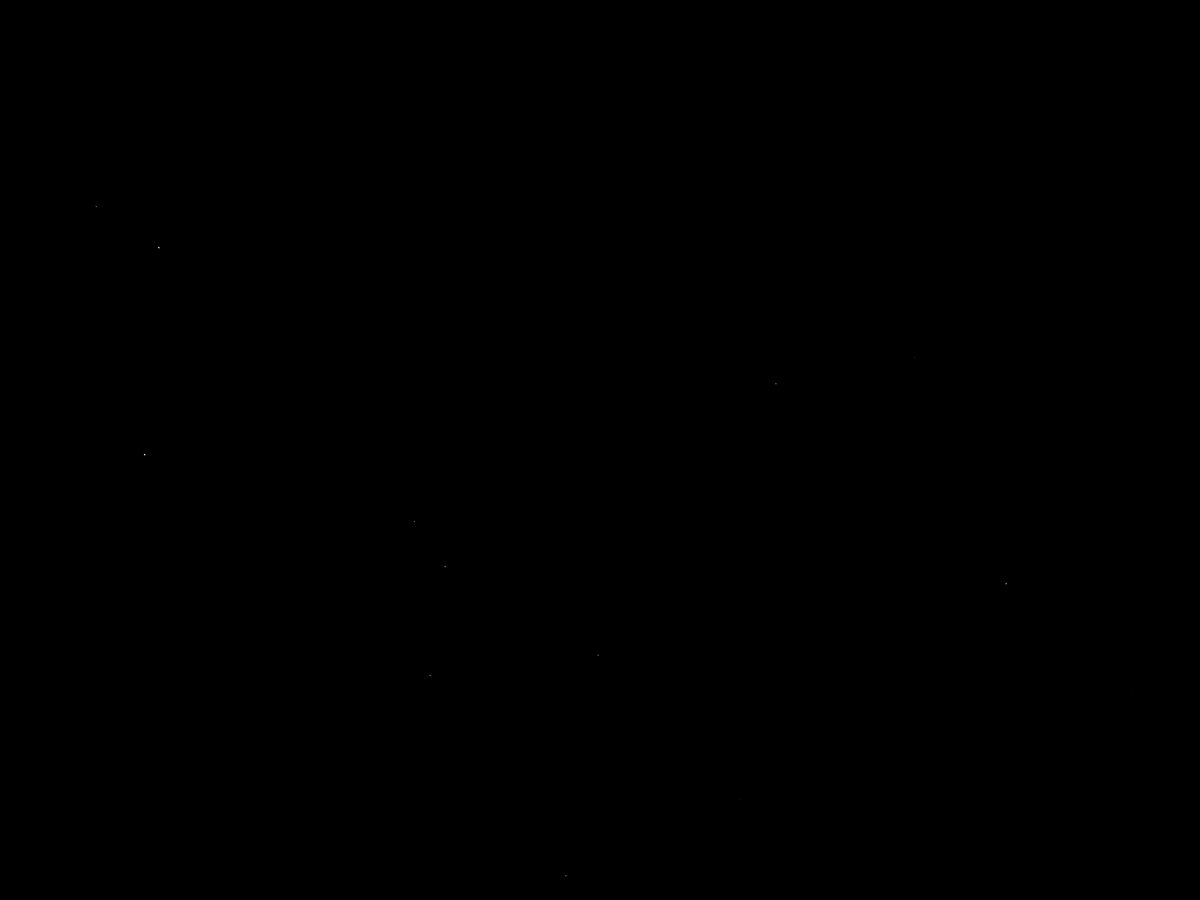
Frame 1 (no input)
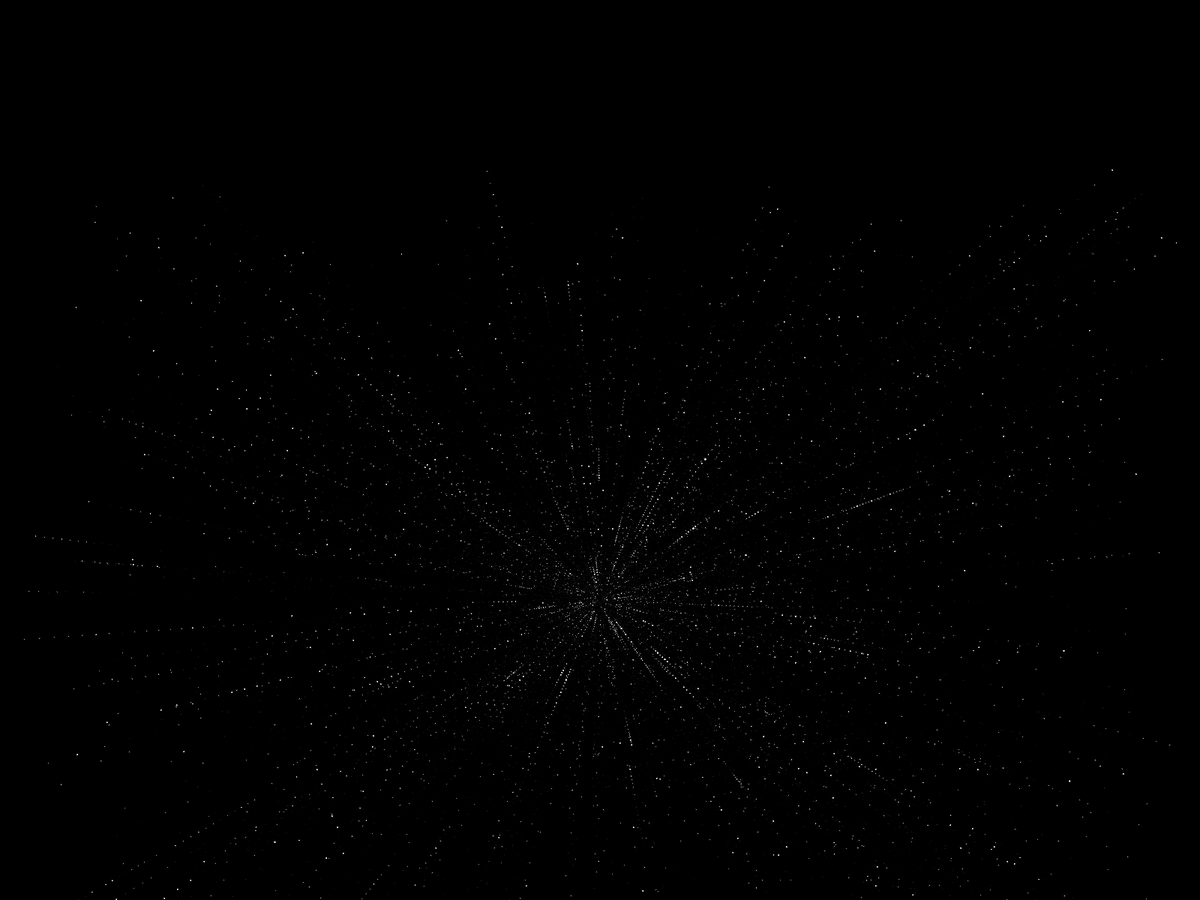
Frame 60 (the mouse pressed at the canvas centre just before this capture)
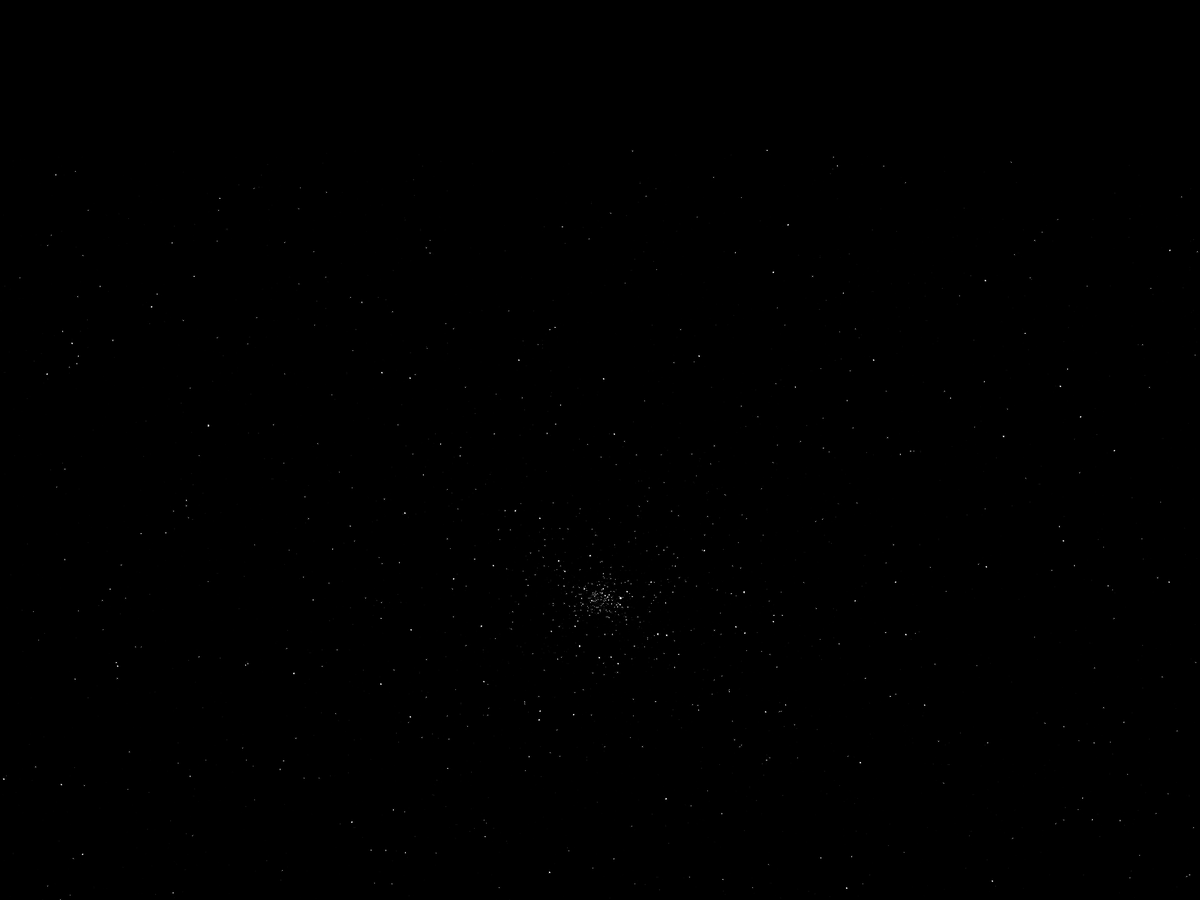
Frame 120 (the mouse held since frame 60 and released just before this capture)

The Processing sketch that drew these frames (run headless with seeded random() and noise(); from frame 60 on, the mouse is pressed at the canvas centre):

// Processing sketch: stars
// ── stars.pde
class star {
  float x, y, speed, d, age, sizeIncr;
  int wachsen;
  star() {
    x = random(width);
    y = random(height);
    speed = random(0.2, 5);
    wachsen= int(random(0, 2));
    if (wachsen==1)d = 0;
    else {
      d= random(0.2, 3);
    }
    age=0;
    sizeIncr= random(0, 0.03);
  }
  void render() {
    age++;
    if (age<200) {
      if (wachsen==1) {
        d+=sizeIncr;
        if (d>3||d<-3) d=3;
      } else {
        if (d>3||d<-3) d=3;
        d= d+0.2-0.6*noise(x, y, frameCount);
      }
    } else {
      if (d>3||d<-3) d=3;
    }

    ellipse(x, y, d*(map(noise(x, y, 0.001*frameCount), 0, 1, 0.2, 1.5)), d*(map(noise(x, y, 0.001*frameCount), 0, 1, 0.2, 1.5)));
  }
  void move() {
    x =x-map(mouseX, 0, width, -0.05*speed, 0.05*speed)*(w2-x); 
    y =y-map(mouseY, 0, height, -0.05*speed, 0.05*speed)*(h2-y);
  }
}

star neuerStern;
ArrayList<star> starArray = new ArrayList<star>();
float h2;//=height/2
float w2;//=width/2
float d2;//=diagonal/2
int numberOfStars = 20000;
int newStars =50;

void setup() {
  fullScreen(2);
  w2=width/2;
  h2= height/2;
  d2 = dist(0, 0, w2, h2);
  noStroke();
  neuerStern= new star();
  frameRate(9000);
  background(0);
}
void draw() {
  fill(0);
  stroke(0);
  int h = 200;
  rect(0, 0, width, h);
  translate(0, h);
  fill(0, map(dist(mouseX, mouseY, w2, h2), 0, d2, 255, -10));
  rect(0, 0, width, height);
  fill(255);
  neuerStern.render();
  for (int i = 0; i<newStars; i++) {   // star init
    starArray.add(new star());
  }


  for (int i = 0; i<starArray.size(); i++) {
    if (starArray.get(i).x<0||starArray.get(i).x>width||starArray.get(i).y<0||starArray.get(i).y>height) starArray.remove(i);
    starArray.get(i).move();
    starArray.get(i).render();
  }
  if (starArray.size()>numberOfStars) {//
    for (int i = 0; i<newStars; i++) {
      starArray.remove(i);
    }
  }
}
